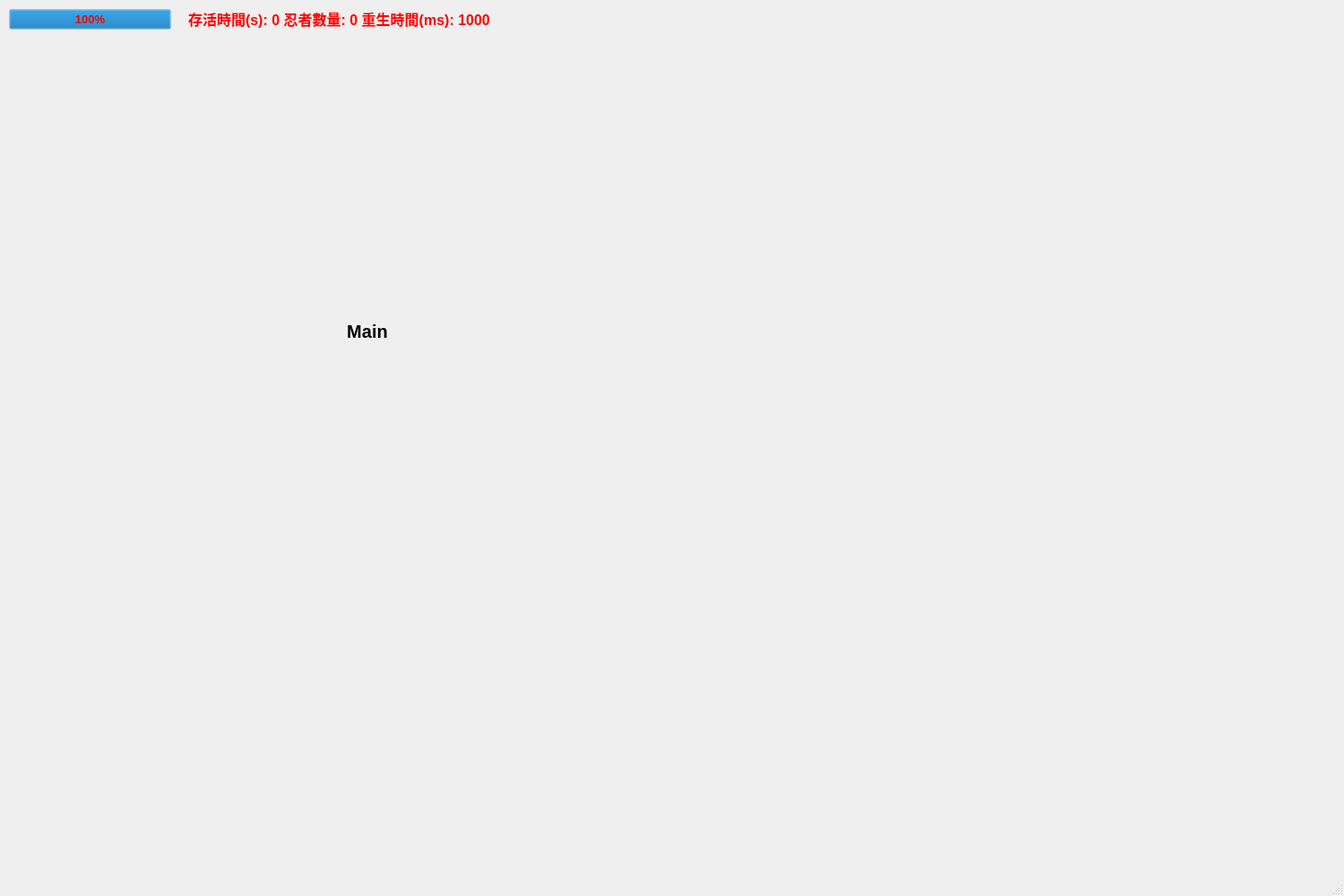
<?xml version="1.0" encoding="UTF-8"?>
<ui version="4.0">
 <class>mainWindow</class>
 <widget class="QMainWindow" name="mainWindow">
  <property name="geometry">
   <rect>
    <x>0</x>
    <y>0</y>
    <width>1500</width>
    <height>1000</height>
   </rect>
  </property>
  <property name="windowTitle">
   <string>MainWindow</string>
  </property>
  <widget class="QWidget" name="centralwidget">
   <widget class="QLabel" name="mainCharacterLabel">
    <property name="geometry">
     <rect>
      <x>380</x>
      <y>340</y>
      <width>60</width>
      <height>60</height>
     </rect>
    </property>
    <property name="font">
     <font>
      <pointsize>15</pointsize>
      <weight>75</weight>
      <bold>true</bold>
     </font>
    </property>
    <property name="text">
     <string>Main</string>
    </property>
    <property name="alignment">
     <set>Qt::AlignCenter</set>
    </property>
   </widget>
   <widget class="QProgressBar" name="healthBar">
    <property name="geometry">
     <rect>
      <x>10</x>
      <y>10</y>
      <width>181</width>
      <height>23</height>
     </rect>
    </property>
    <property name="font">
     <font>
      <pointsize>10</pointsize>
      <weight>75</weight>
      <bold>true</bold>
     </font>
    </property>
    <property name="styleSheet">
     <string notr="true">color:red;background-color:transparent</string>
    </property>
    <property name="value">
     <number>100</number>
    </property>
   </widget>
   <widget class="QLabel" name="noticeLabel">
    <property name="geometry">
     <rect>
      <x>210</x>
      <y>0</y>
      <width>471</width>
      <height>41</height>
     </rect>
    </property>
    <property name="font">
     <font>
      <pointsize>12</pointsize>
      <weight>75</weight>
      <bold>true</bold>
     </font>
    </property>
    <property name="styleSheet">
     <string notr="true">color:red;background-color:transparent</string>
    </property>
    <property name="text">
     <string>存活時間(s): 0 忍者數量: 0 重生時間(ms): 1000 </string>
    </property>
    <property name="alignment">
     <set>Qt::AlignLeading|Qt::AlignLeft|Qt::AlignVCenter</set>
    </property>
   </widget>
  </widget>
  <widget class="QMenuBar" name="menubar">
   <property name="geometry">
    <rect>
     <x>0</x>
     <y>0</y>
     <width>1500</width>
     <height>25</height>
    </rect>
   </property>
  </widget>
  <widget class="QStatusBar" name="statusbar"/>
 </widget>
 <resources/>
 <connections/>
</ui>
